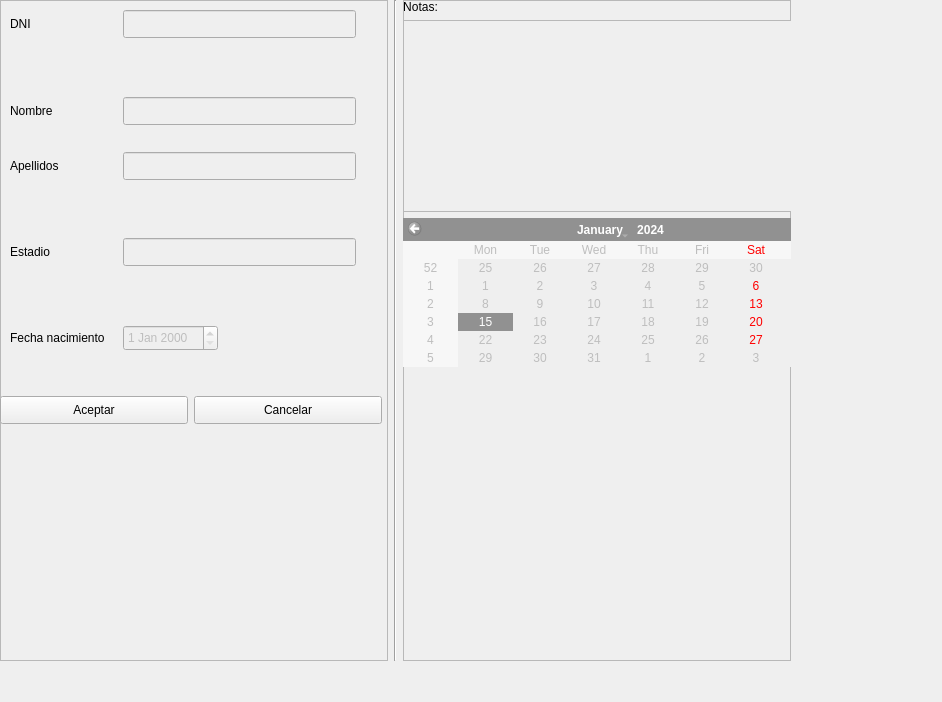
<?xml version="1.0" encoding="UTF-8"?>
<ui version="4.0">
 <class>Form</class>
 <widget class="QWidget" name="Form">
  <property name="geometry">
   <rect>
    <x>0</x>
    <y>0</y>
    <width>942</width>
    <height>702</height>
   </rect>
  </property>
  <property name="windowTitle">
   <string>Form</string>
  </property>
  <widget class="QWidget" name="horizontalLayoutWidget">
   <property name="geometry">
    <rect>
     <x>0</x>
     <y>0</y>
     <width>791</width>
     <height>661</height>
    </rect>
   </property>
   <layout class="QHBoxLayout" name="horizontalLayout">
    <property name="sizeConstraint">
     <enum>QLayout::SetNoConstraint</enum>
    </property>
    <item>
     <widget class="QFrame" name="frame">
      <property name="frameShape">
       <enum>QFrame::StyledPanel</enum>
      </property>
      <property name="frameShadow">
       <enum>QFrame::Raised</enum>
      </property>
      <widget class="QWidget" name="formLayoutWidget">
       <property name="geometry">
        <rect>
         <x>0</x>
         <y>0</y>
         <width>366</width>
         <height>361</height>
        </rect>
       </property>
       <layout class="QFormLayout" name="formLayout">
        <property name="fieldGrowthPolicy">
         <enum>QFormLayout::ExpandingFieldsGrow</enum>
        </property>
        <property name="rowWrapPolicy">
         <enum>QFormLayout::DontWrapRows</enum>
        </property>
        <property name="horizontalSpacing">
         <number>10</number>
        </property>
        <property name="leftMargin">
         <number>10</number>
        </property>
        <property name="topMargin">
         <number>10</number>
        </property>
        <property name="rightMargin">
         <number>10</number>
        </property>
        <property name="bottomMargin">
         <number>10</number>
        </property>
        <item row="0" column="0">
         <widget class="QLabel" name="label">
          <property name="minimumSize">
           <size>
            <width>23</width>
            <height>28</height>
           </size>
          </property>
          <property name="text">
           <string>DNI</string>
          </property>
         </widget>
        </item>
        <item row="0" column="1">
         <widget class="QLineEdit" name="dni_field">
          <property name="enabled">
           <bool>false</bool>
          </property>
          <property name="minimumSize">
           <size>
            <width>228</width>
            <height>28</height>
           </size>
          </property>
         </widget>
        </item>
        <item row="1" column="1">
         <widget class="QLabel" name="error_dni">
          <property name="enabled">
           <bool>true</bool>
          </property>
          <property name="minimumSize">
           <size>
            <width>8</width>
            <height>15</height>
           </size>
          </property>
          <property name="styleSheet">
           <string notr="true">color:red</string>
          </property>
          <property name="text">
           <string/>
          </property>
         </widget>
        </item>
        <item row="3" column="0">
         <widget class="QLabel" name="label_2">
          <property name="minimumSize">
           <size>
            <width>49</width>
            <height>28</height>
           </size>
          </property>
          <property name="text">
           <string>Nombre</string>
          </property>
         </widget>
        </item>
        <item row="3" column="1">
         <widget class="QLineEdit" name="nombre_field">
          <property name="enabled">
           <bool>false</bool>
          </property>
          <property name="minimumSize">
           <size>
            <width>228</width>
            <height>28</height>
           </size>
          </property>
         </widget>
        </item>
        <item row="4" column="1">
         <widget class="QLabel" name="error_nombre">
          <property name="minimumSize">
           <size>
            <width>8</width>
            <height>15</height>
           </size>
          </property>
          <property name="styleSheet">
           <string notr="true">color:red</string>
          </property>
          <property name="text">
           <string/>
          </property>
         </widget>
        </item>
        <item row="5" column="0">
         <widget class="QLabel" name="label_3">
          <property name="minimumSize">
           <size>
            <width>56</width>
            <height>28</height>
           </size>
          </property>
          <property name="text">
           <string>Apellidos</string>
          </property>
         </widget>
        </item>
        <item row="5" column="1">
         <widget class="QLineEdit" name="apellidos_field">
          <property name="enabled">
           <bool>false</bool>
          </property>
          <property name="minimumSize">
           <size>
            <width>228</width>
            <height>28</height>
           </size>
          </property>
         </widget>
        </item>
        <item row="6" column="1">
         <widget class="QLabel" name="error_apellidos">
          <property name="minimumSize">
           <size>
            <width>8</width>
            <height>15</height>
           </size>
          </property>
          <property name="styleSheet">
           <string notr="true">color:red</string>
          </property>
          <property name="text">
           <string/>
          </property>
         </widget>
        </item>
        <item row="7" column="1">
         <spacer name="verticalSpacer_2">
          <property name="orientation">
           <enum>Qt::Vertical</enum>
          </property>
          <property name="sizeHint" stdset="0">
           <size>
            <width>20</width>
            <height>10</height>
           </size>
          </property>
         </spacer>
        </item>
        <item row="8" column="0">
         <widget class="QLabel" name="label_4">
          <property name="minimumSize">
           <size>
            <width>44</width>
            <height>28</height>
           </size>
          </property>
          <property name="text">
           <string>Estadio</string>
          </property>
         </widget>
        </item>
        <item row="8" column="1">
         <widget class="QLineEdit" name="estadio_field">
          <property name="enabled">
           <bool>false</bool>
          </property>
          <property name="minimumSize">
           <size>
            <width>228</width>
            <height>28</height>
           </size>
          </property>
         </widget>
        </item>
        <item row="9" column="1">
         <spacer name="verticalSpacer_3">
          <property name="orientation">
           <enum>Qt::Vertical</enum>
          </property>
          <property name="sizeHint" stdset="0">
           <size>
            <width>20</width>
            <height>10</height>
           </size>
          </property>
         </spacer>
        </item>
        <item row="10" column="1">
         <widget class="QLabel" name="error_estadio">
          <property name="minimumSize">
           <size>
            <width>8</width>
            <height>15</height>
           </size>
          </property>
          <property name="styleSheet">
           <string notr="true">color:red</string>
          </property>
          <property name="text">
           <string/>
          </property>
         </widget>
        </item>
        <item row="11" column="0">
         <widget class="QLabel" name="label_5">
          <property name="minimumSize">
           <size>
            <width>103</width>
            <height>26</height>
           </size>
          </property>
          <property name="text">
           <string>Fecha nacimiento</string>
          </property>
         </widget>
        </item>
        <item row="11" column="1">
         <widget class="QDateEdit" name="nacimiento_field">
          <property name="enabled">
           <bool>false</bool>
          </property>
          <property name="minimumSize">
           <size>
            <width>85</width>
            <height>26</height>
           </size>
          </property>
         </widget>
        </item>
        <item row="2" column="1">
         <spacer name="verticalSpacer">
          <property name="orientation">
           <enum>Qt::Vertical</enum>
          </property>
          <property name="sizeHint" stdset="0">
           <size>
            <width>20</width>
            <height>10</height>
           </size>
          </property>
         </spacer>
        </item>
       </layout>
       <zorder>label</zorder>
       <zorder>dni_field</zorder>
       <zorder>label_2</zorder>
       <zorder>nombre_field</zorder>
       <zorder>label_3</zorder>
       <zorder>label_4</zorder>
       <zorder>estadio_field</zorder>
       <zorder>label_5</zorder>
       <zorder>nacimiento_field</zorder>
       <zorder>error_dni</zorder>
       <zorder>error_apellidos</zorder>
       <zorder>error_nombre</zorder>
       <zorder>error_estadio</zorder>
       <zorder>apellidos_field</zorder>
       <zorder>verticalSpacer_2</zorder>
       <zorder>verticalSpacer_3</zorder>
       <zorder>verticalSpacer</zorder>
      </widget>
      <widget class="QWidget" name="horizontalLayoutWidget_2">
       <property name="geometry">
        <rect>
         <x>0</x>
         <y>370</y>
         <width>382</width>
         <height>80</height>
        </rect>
       </property>
       <layout class="QHBoxLayout" name="optionalLayout">
        <item>
         <widget class="QPushButton" name="accept_button">
          <property name="minimumSize">
           <size>
            <width>177</width>
            <height>28</height>
           </size>
          </property>
          <property name="text">
           <string>Aceptar</string>
          </property>
         </widget>
        </item>
        <item>
         <widget class="QPushButton" name="cancel_button">
          <property name="minimumSize">
           <size>
            <width>176</width>
            <height>28</height>
           </size>
          </property>
          <property name="text">
           <string>Cancelar</string>
          </property>
         </widget>
        </item>
       </layout>
      </widget>
     </widget>
    </item>
    <item>
     <widget class="Line" name="line">
      <property name="orientation">
       <enum>Qt::Vertical</enum>
      </property>
     </widget>
    </item>
    <item>
     <widget class="QFrame" name="frame_2">
      <property name="minimumSize">
       <size>
        <width>0</width>
        <height>0</height>
       </size>
      </property>
      <property name="frameShape">
       <enum>QFrame::StyledPanel</enum>
      </property>
      <property name="frameShadow">
       <enum>QFrame::Raised</enum>
      </property>
      <widget class="QWidget" name="formLayoutWidget_2">
       <property name="geometry">
        <rect>
         <x>0</x>
         <y>0</y>
         <width>434</width>
         <height>441</height>
        </rect>
       </property>
       <layout class="QFormLayout" name="formLayout_2">
        <property name="fieldGrowthPolicy">
         <enum>QFormLayout::ExpandingFieldsGrow</enum>
        </property>
        <property name="rowWrapPolicy">
         <enum>QFormLayout::WrapAllRows</enum>
        </property>
        <property name="labelAlignment">
         <set>Qt::AlignCenter</set>
        </property>
        <property name="formAlignment">
         <set>Qt::AlignHCenter|Qt::AlignTop</set>
        </property>
        <item row="0" column="0">
         <widget class="QLabel" name="label_6">
          <property name="text">
           <string>Notas:</string>
          </property>
          <property name="alignment">
           <set>Qt::AlignCenter</set>
          </property>
         </widget>
        </item>
        <item row="0" column="1">
         <widget class="QTextEdit" name="notas_field">
          <property name="enabled">
           <bool>false</bool>
          </property>
         </widget>
        </item>
        <item row="1" column="1">
         <widget class="QCalendarWidget" name="calendarWidget">
          <property name="enabled">
           <bool>false</bool>
          </property>
         </widget>
        </item>
       </layout>
      </widget>
     </widget>
    </item>
   </layout>
   <zorder>frame_2</zorder>
   <zorder>frame</zorder>
   <zorder>line</zorder>
  </widget>
 </widget>
 <resources/>
 <connections/>
</ui>
